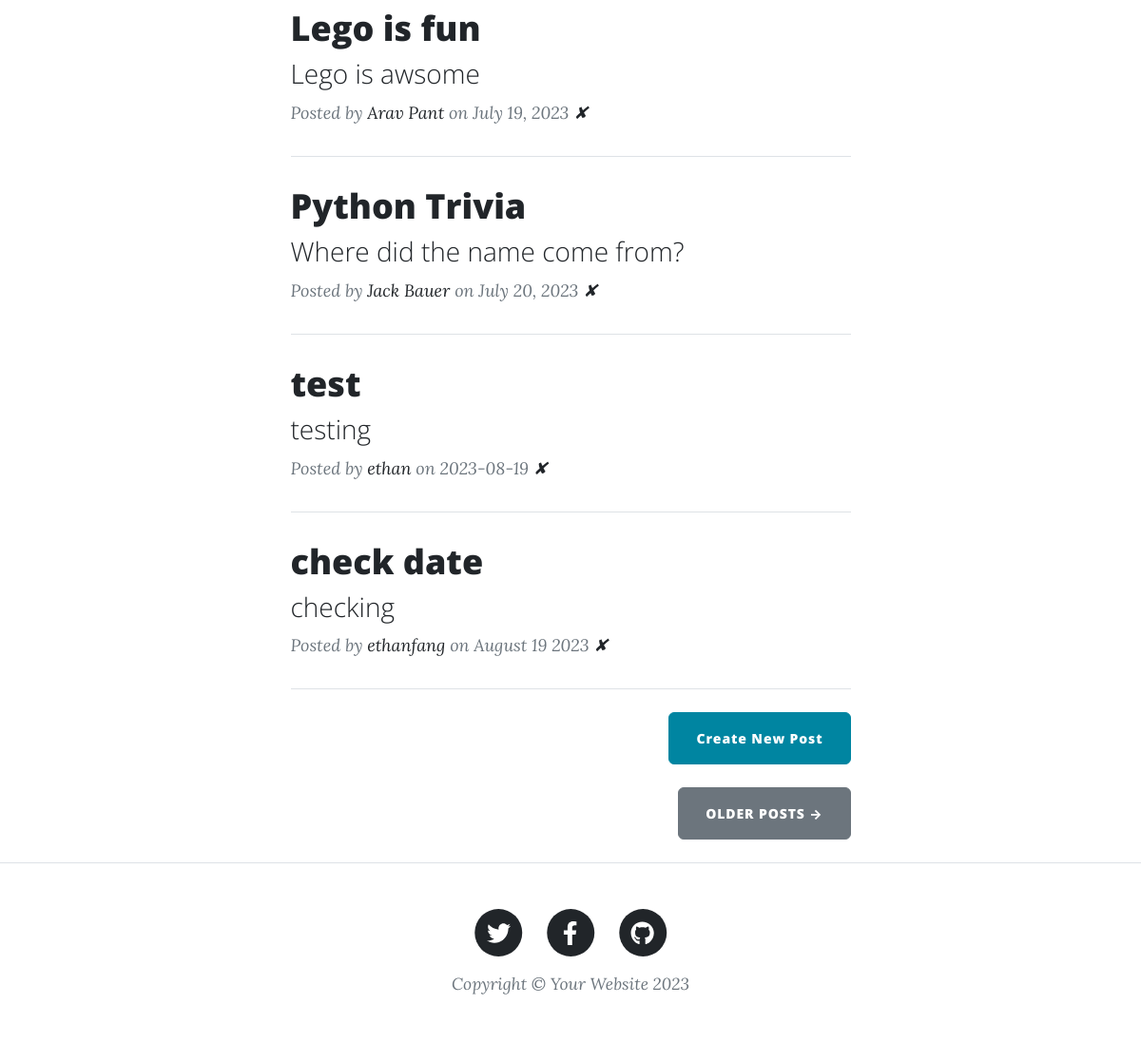
Before: / (lower part) with the older database file.
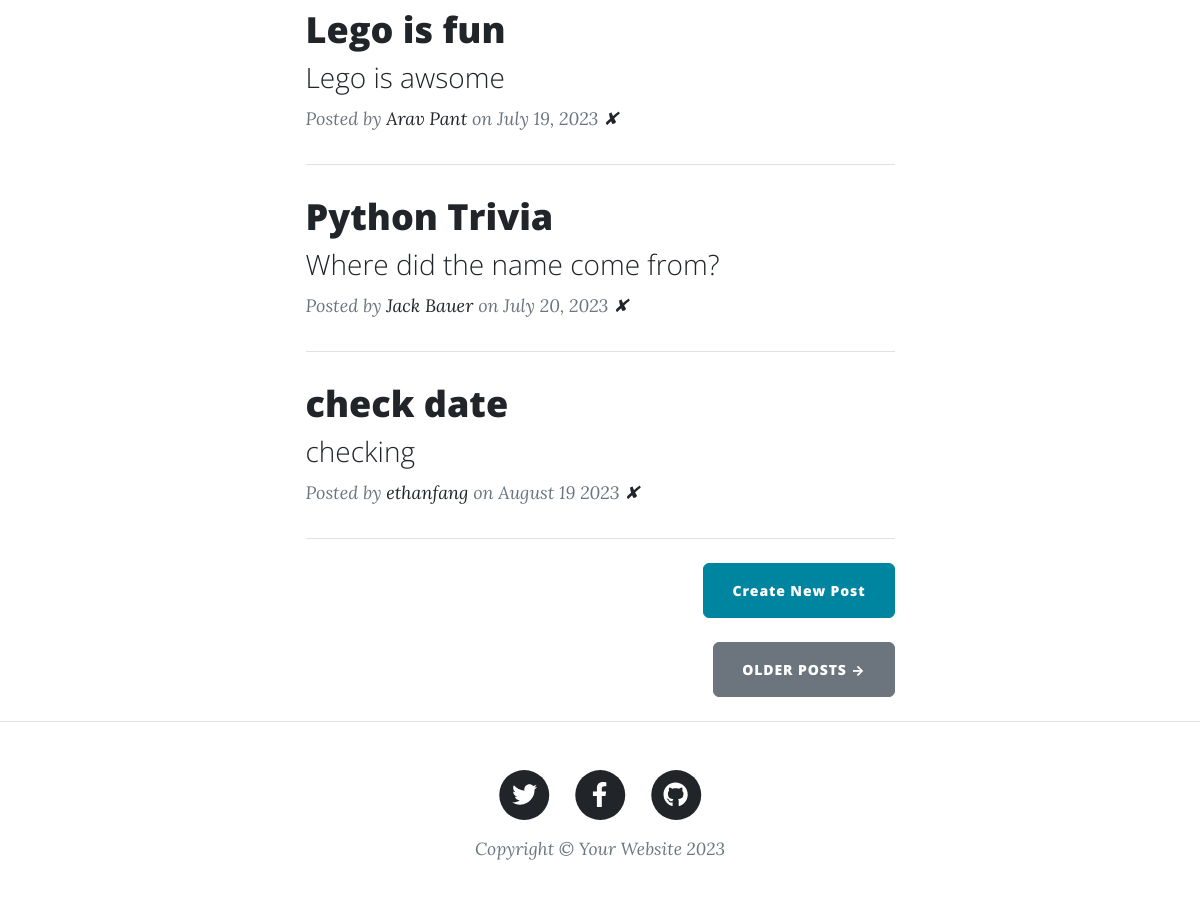
After: the same page with the newer database file.
### main.py (models this page shows)
class BlogPost(db.Model):
    id = db.Column(db.Integer, primary_key=True)
    title = db.Column(db.String(250), unique=True, nullable=False)
    subtitle = db.Column(db.String(250), nullable=False)
    date = db.Column(db.String(250), nullable=False)
    body = db.Column(db.Text, nullable=False)
    author = db.Column(db.String(250), nullable=False)
    img_url = db.Column(db.String(250), nullable=False)

### main.py (the view)
@app.route("/")
def get_all_posts():
    posts = db.session.execute(db.select(BlogPost)).scalars().all()
    return render_template("index.html", all_posts=posts)

### templates/index.html (shortened to what this page needs)
{% include "header.html" %}
<div class="container px-4 px-lg-5">
  <div class="row gx-4 gx-lg-5 justify-content-center">
    <div class="col-md-10 col-lg-8 col-xl-7">
      {% for post in all_posts %}
      <div class="post-preview">
        <a href="{{ url_for('show_post', post_id=post.id) }}">
          <h2 class="post-title">{{ post.title }}</h2>
          <h3 class="post-subtitle">{{ post.subtitle }}</h3>
        </a>
        <p class="post-meta">
          Posted by
          <a href="#">{{post.author}}</a>
          on {{post.date}}
          <a href="{{url_for('delete_post', post_id=post.id) }}">✘</a>
        </p>
      </div>
      <hr class="my-4" />
      {% endfor %}
      <div class="d-flex justify-content-end mb-4">
        <a
          class="btn btn-primary float-right"
          href="{{url_for('add_new_post')}}"
          >Create New Post</a
        >
      </div>
      <div class="d-flex justify-content-end mb-4">
        <a class="btn btn-secondary text-uppercase" href="#!">Older Posts →</a>
      </div>
    </div>
  </div>
</div>
{% include "footer.html" %}

Changed rows visible on the page:
removed BlogPost: title "test", subtitle "testing", author "ethan", date "2023-08-19"
